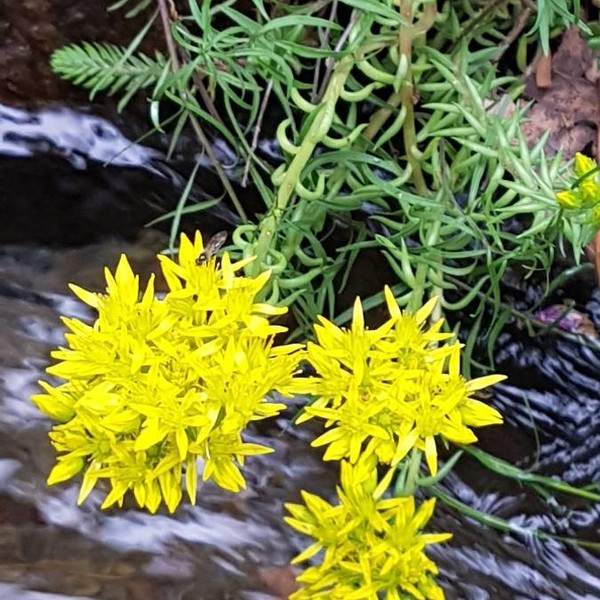
#> input picture scripts/PlantNet-300K-main/images/3.jpg, 600 x 600 px, given as the content of the folder PlantNet-300K-main/images/3.jpg, which was not available
$ python benchmark.py PlantNet-300K-main/images/3.jpg   (older library calls are emulated)
#> lines starting #> are read from the running program, lines starting #| are printed output that depends on the picture; after the words box and inside, x2 and y2 are one past the last pixel; in counts of white or black regions, pixels touching at a corner belong together; pictures that were not available may be replaced by others from this repository, and a replacement may not be noted
### scripts/imageprocessing.py
import cv2
import numpy as np

def calculateBrightness(img):
  hsv = cv2.cvtColor(img, cv2.COLOR_BGR2HSV)
  avg = np.mean(hsv[:,:, 2])
  per = (avg/255)*100

  return per


def drawRectangle(img, centerX, centerY):
  start_point = (centerX-centerX//2, centerY+centerY//2)
  end_point = (centerX+centerX//2, centerY-centerY//2)
  color = (0, 0, 255)
  thickness = 2

  return cv2.rectangle(
    img,
    start_point,
    end_point,
    color,
    thickness
  )


def calculateBrown(img):
  # Définir la plage pour la couleur verte en HSV
  lower_brown = np.array([10, 100, 20])  # Limite inférieure (ajuster si nécessaire)
  upper_brown = np.array([30, 255, 200])  # Limite supérieure (ajuster si nécessaire)

  return calculateColor(img, lower_brown, upper_brown)


def calculateGreen(img):
  # Définir la plage pour la couleur verte en HSV
  lower_green = np.array([40, 40, 40])  # Limite inférieure
  upper_green = np.array([80, 255, 255])  # Limite supérieure

  return calculateColor(img, lower_green, upper_green)


def calculateColor(img, lower_range, upper_range):
  hsv_image = cv2.cvtColor(img, cv2.COLOR_BGR2HSV)

  # Créer un masque qui capture les pixels verts
  mask = cv2.inRange(hsv_image, lower_range, upper_range)

  # Compter le nombre de pixels verts
  colored_pixels = np.count_nonzero(mask)

  # Compter le nombre total de pixels
  total_pixels = mask.size

  # Calculer le pourcentage de vert
  return (colored_pixels / total_pixels) * 100


def calculateScore(img):
  gray = cv2.cvtColor(img, cv2.COLOR_BGR2GRAY)
  blurriness = np.var(cv2.Laplacian(gray, cv2.CV_64F))

  return blurriness

### scripts/benchmark.py
import imageprocessing as ip
import os, sys, pathlib as p
import cv2
import numpy as np
import pandas as pd
from mako.template import Template
from operator import itemgetter

savePath = 'img'

def processImage(file):
  head, tail = os.path.split(file)
  processedImagePath = f"{savePath}/{tail}"

  img = cv2.imread(file)
#> img is the input picture: shape (600, 600, 3); mean B, G, R 64.4, 120.8, 115
  h, w, c = img.shape
#> h = 600; w = 600; c = 3
  centerY, centerX = h // 2, w // 2
#> centerY = 300; centerX = 300
  crop_img = img[centerX-(centerX//2):centerX+(centerX//2), centerY-(centerY//2):centerY+(centerY//2)]
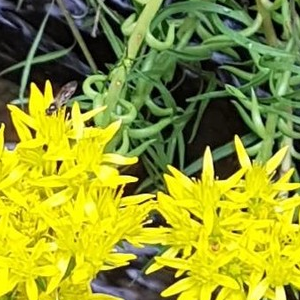
#> crop_img: shape (300, 300, 3); mean B, G, R 45.1, 153.7, 145.6

  blurriness = ip.calculateScore(crop_img)
#> in calculateScore, `gray = cv2.cvtColor(img, cv2.COLOR_BGR2GRAY)`:
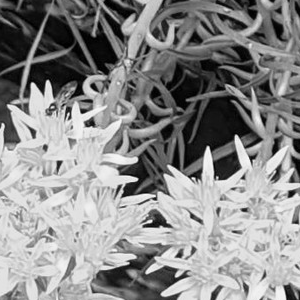
#> gray: shape (300, 300); min 0, max 250, mean 138.9
#> in calculateScore, `blurriness = np.var(cv2.Laplacian(gray, cv2.CV_64F))`: blurriness = 1065.8
#> blurriness = 1065.8
  imgWithRectangle = ip.drawRectangle(img, centerX, centerY)
  greenPercentage = ip.calculateGreen(crop_img)
#> in calculateColor, `hsv_image = cv2.cvtColor(img, cv2.COLOR_BGR2HSV)`: hsv_image: shape (300, 300, 3); mean H, S, V 41.7, 167.9, 159.4
#> in calculateColor, `hsv_image = cv2.cvtColor(img, cv2.COLOR_BGR2HSV)`:
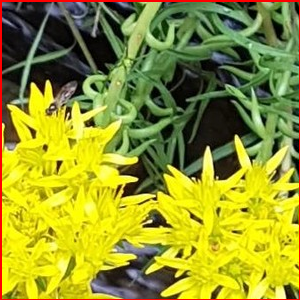
#> img: shape (300, 300, 3); mean B, G, R 44.1, 151, 148.1
#> in calculateColor, `mask = cv2.inRange(hsv_image, lower_range, upper_range)`:
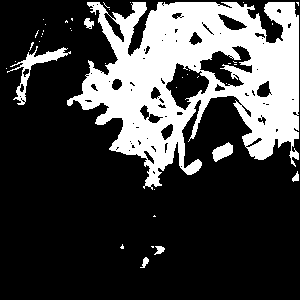
#> mask: shape (300, 300); 26.5% white; 41 white regions (34 under 20 px), largest, box (x1, y1, x2, y2) and area: (67, 2, 299, 190) 22581, (7, 46, 71, 105) 697, (212, 142, 233, 162) 247
#> in calculateColor, `colored_pixels = np.count_nonzero(mask)`: colored_pixels = 23855
#> greenPercentage = 26.51
  brownPercentage = ip.calculateBrown(crop_img)
#> in calculateColor (call 2), `mask = cv2.inRange(hsv_image, lower_range, upper_range)`:
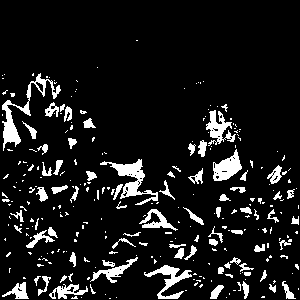
#> mask: shape (300, 300); 10% white; 284 white regions (209 under 20 px), largest, box (x1, y1, x2, y2) and area: (2, 73, 61, 151) 803, (100, 159, 158, 205) 749, (144, 265, 192, 299) 521
#> in calculateColor (call 2), `colored_pixels = np.count_nonzero(mask)`: colored_pixels = 8992
#> brownPercentage = 9.99
  brightness = ip.calculateBrightness(crop_img)
#> in calculateBrightness, `avg = np.mean(hsv[:,:, 2])`: avg = 159.4
#> in calculateBrightness, `per = (avg/255)*100`: per = 62.52
#> brightness = 62.52

  cv2.imwrite(processedImagePath, imgWithRectangle)

  return {
    'green': greenPercentage,
    'brown': brownPercentage,
    'blurriness': blurriness,
    'brightness': brightness,
    'file': processedImagePath
  }


path = sys.argv[1]
absPath = os.path.abspath(path)

if (os.path.exists(absPath) == False):
  print(f'Error: path {absPath} does not exist')
  exit(1)

print(f'>> Benchmarking {absPath}')
print(f'>> Finding all image files')

jpgFiles = list(p.Path(path).rglob('*.jpg'))
jpegFiles = list(p.Path(path).rglob('*.jpeg'))

csvEntries = [processImage(jpgFile) for jpgFile in jpgFiles[:100]]
#> csvEntries = 1 item
csvEntries.extend(processImage(jpegFile) for jpegFile in jpegFiles[:100])

csvEntries = sorted(csvEntries, key=itemgetter('blurriness'))


pd.DataFrame(csvEntries).to_csv('benchmark.csv', index=False)

#> (the run stopped early here; a loop or call above may not have finished)

$ run again, on scripts/PlantNet-300K-main/images/4.jpg
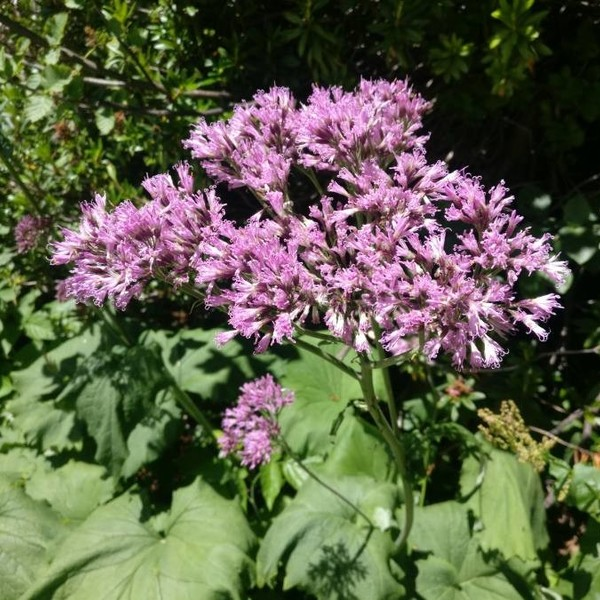
#> input picture scripts/PlantNet-300K-main/images/4.jpg, 600 x 600 px, given as the content of the folder PlantNet-300K-main/images/4.jpg, which was not available
#> in processImage, img is the input picture: shape (600, 600, 3); mean B, G, R 74.4, 96.6, 95
#> in calculateScore, `blurriness = np.var(cv2.Laplacian(gray, cv2.CV_64F))`: blurriness = 3314.5
#> hsv_image: shape (300, 300, 3); mean H, S, V 102.1, 105, 135.4
#> img: shape (300, 300, 3)
#> in calculateColor, `mask = cv2.inRange(hsv_image, lower_range, upper_range)`:
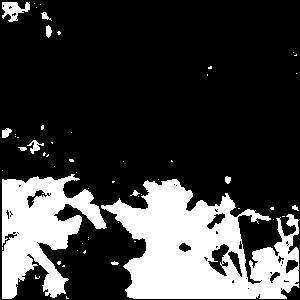
#> mask: shape (300, 300); 24% white; 56 white regions (44 under 20 px), largest, box (x1, y1, x2, y2) and area: (101, 179, 299, 299) 13712, (2, 174, 107, 299) 7015, (2, 2, 30, 22) 306
#> colored_pixels = 21594
#> greenPercentage = 23.99
#> in calculateColor (call 2), `mask = cv2.inRange(hsv_image, lower_range, upper_range)`:
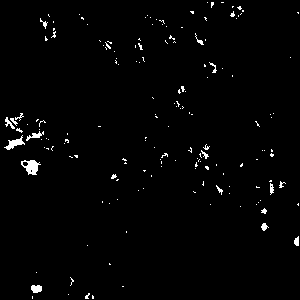
#> mask: shape (300, 300); 1.6% white; 164 white regions (147 under 20 px), largest, box (x1, y1, x2, y2) and area: (21, 160, 41, 175) 171, (4, 135, 25, 150) 119, (31, 285, 42, 293) 73
#> colored_pixels = 1439
#> brownPercentage = 1.6
#> avg = 135.4
#> per = 53.1
#> csvEntries = 1 item
